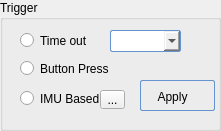
       <widget class="QGroupBox" name="groupBox">
        <property name="geometry">
         <rect>
          <x>429</x>
          <y>440</y>
          <width>221</width>
          <height>131</height>
         </rect>
        </property>
        <property name="styleSheet">
         <string notr="true">QPushButton {
    border: 1px solid #6593cf;
    border-radius: 15px; /* Half of the button's height */
    padding: 5px;
    background: qlineargradient(x1 : 0, y1 : 0, x2 : 0, y2 : 1, 
        stop : 0.0 #f5f9ff, stop : 0.5 #c7dfff, stop : 0.55 #afd2ff, stop : 1.0 #c0dbff);
    color: #000000;
    font: large &quot;Arial&quot;;
    font-size: 16px;
    height: 30px;
    width: 30px; /* Equal to height for a round shape */
}
</string>
        </property>
        <property name="title">
         <string>Trigger </string>
        </property>
        <widget class="QRadioButton" name="radioButton_p1t1">
         <property name="geometry">
          <rect>
           <x>20</x>
           <y>30</y>
           <width>111</width>
           <height>21</height>
          </rect>
         </property>
         <property name="text">
          <string>Time out</string>
         </property>
        </widget>
        <widget class="QComboBox" name="comboBox_onTime1">
         <property name="geometry">
          <rect>
           <x>110</x>
           <y>30</y>
           <width>71</width>
           <height>22</height>
          </rect>
         </property>
         <property name="styleSheet">
          <string notr="true">QComboBox:hover{
        background: qlineargradient(x1 : 0, y1 : 0, x2 : 0, y2 :   1, stop :   0.0 #ffd9aa,
                stop :   0.5 #ffbb6e, stop :   0.55 #feae42, stop :   1.0 #fedb74);
}

QComboBox {
        border: 1px solid #6593cf;
        border-radius: 2px;
        padding: 5px 5px 2px 5px;
        background: qlineargradient(x1 : 0, y1 : 0, x2 : 0, y2 :   1, stop :   0.0 #f5f9ff,
                stop :   0.5 #c7dfff, stop :   0.55 #afd2ff, stop :   1.0 #c0dbff);
        color: #0000;
        font:  large &quot;Arial&quot;;
		font-size: 10px;
        height: 30px;
}



QComboBox:pressed {
        background: qlineargradient(x1 : 0, y1 : 0, x2 : 0, y2 :   1, stop :   0.0 #c0dbff,
        stop :   0.5 #cfd26f, stop :   0.55 #c7df6f, stop :   1.0 #f5f9ff);
        padding-top: 2px;
        padding-left: 3px;

}
QComboBox:on {
        background: qlineargradient(x1 : 0, y1 : 0, x2 : 0, y2 :   1, stop :   0.0 #5AA72D,
        stop :   0.5 #B3E296, stop :   0.55 #B3E296, stop :   1.0 #f5f9ff);
        padding-top: 2px;
        padding-left: 3px;
}

QComboBox:disabled {
        background: transparent #e5e9ee;
        padding-top: 2px;        
        padding-left: 3px;
        color: black;
}</string>
         </property>
        </widget>
        <widget class="QRadioButton" name="radioButton_p1t2">
         <property name="geometry">
          <rect>
           <x>20</x>
           <y>60</y>
           <width>101</width>
           <height>17</height>
          </rect>
         </property>
         <property name="text">
          <string>Button Press</string>
         </property>
        </widget>
        <widget class="QRadioButton" name="radioButton_p1t3">
         <property name="geometry">
          <rect>
           <x>20</x>
           <y>90</y>
           <width>91</width>
           <height>17</height>
          </rect>
         </property>
         <property name="text">
          <string>IMU Based</string>
         </property>
        </widget>
        <widget class="QToolButton" name="toolButton_imu1">
         <property name="geometry">
          <rect>
           <x>100</x>
           <y>90</y>
           <width>25</width>
           <height>19</height>
          </rect>
         </property>
         <property name="styleSheet">
          <string notr="true">QPushButton {
    border: 1px solid #6593cf;
    border-radius: 15px; /* Half of the button's height */
    padding: 5px;
    background: qlineargradient(x1 : 0, y1 : 0, x2 : 0, y2 : 1, 
        stop : 0.0 #f5f9ff, stop : 0.5 #c7dfff, stop : 0.55 #afd2ff, stop : 1.0 #c0dbff);
    color: #000000;
    font: large &quot;Arial&quot;;
    font-size: 16px;
    height: 30px;
    width: 30px; /* Equal to height for a round shape */
}
</string>
         </property>
         <property name="text">
          <string>...</string>
         </property>
        </widget>
        <widget class="QPushButton" name="pushButton_triggerApply">
         <property name="enabled">
          <bool>true</bool>
         </property>
         <property name="geometry">
          <rect>
           <x>140</x>
           <y>80</y>
           <width>75</width>
           <height>31</height>
          </rect>
         </property>
         <property name="font">
          <font>
           <family>Arial</family>
           <pointsize>-1</pointsize>
           <weight>50</weight>
           <italic>false</italic>
           <bold>false</bold>
          </font>
         </property>
         <property name="styleSheet">
          <string notr="true">QPushButton:hover{
        background: qlineargradient(x1 : 0, y1 : 0, x2 : 0, y2 :   1, stop :   0.0 #ffd9aa,
                stop :   0.5 #ffbb6e, stop :   0.55 #feae42, stop :   1.0 #fedb74);
}

QPushButton {
        border: 1px solid #6593cf;
        border-radius: 2px;
        padding: 5px 15px 2px 5px;
        background: qlineargradient(x1 : 0, y1 : 0, x2 : 0, y2 :   1, stop :   0.0 #f5f9ff,
                stop :   0.5 #c7dfff, stop :   0.55 #afd2ff, stop :   1.0 #c0dbff);
        color: #0000;
        font:  large &quot;Arial&quot;;
		font-size: 12px;
        height: 30px;
}




QPushButton:pressed {
        background: qlineargradient(x1 : 0, y1 : 0, x2 : 0, y2 :   1, stop :   0.0 #c0dbff,
        stop :   0.5 #cfd26f, stop :   0.55 #c7df6f, stop :   1.0 #f5f9ff);
        padding-top: 2px;
        padding-left: 3px;

}
QPushButton:on {
        background: qlineargradient(x1 : 0, y1 : 0, x2 : 0, y2 :   1, stop :   0.0 #5AA72D,
        stop :   0.5 #B3E296, stop :   0.55 #B3E296, stop :   1.0 #f5f9ff);
        padding-top: 2px;
        padding-left: 3px;
}

QPushButton:disabled {
        background: transparent #e5e9ee;
        padding-top: 2px;        
        padding-left: 3px;
        color: black;
}</string>
         </property>
         <property name="text">
          <string>Apply</string>
         </property>
        </widget>
       </widget>
